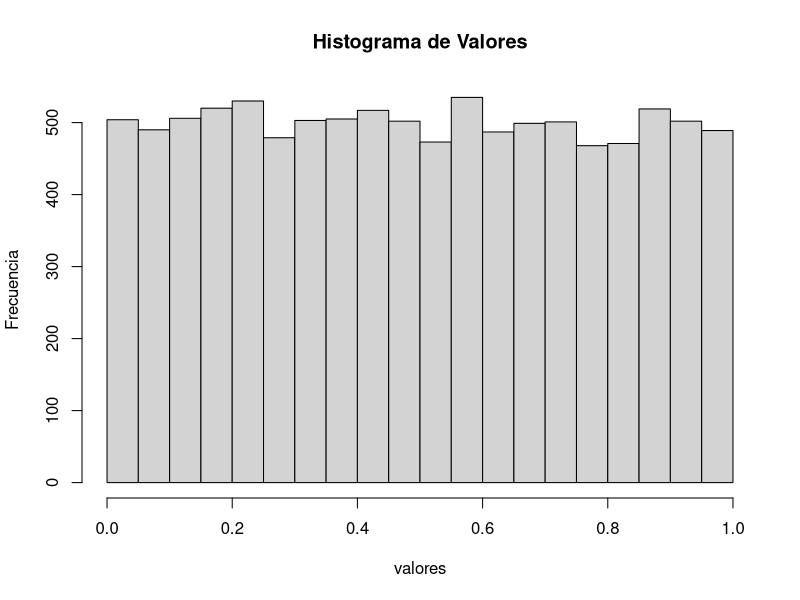

The R script that drew this image:
# Rscript distribucion_uniforme.r

# Genera 10,000 numeros aleatorios
# de una distribución uniforme entre 0 y 1

valores <- runif(10000,0,1)

# Devuelve un resumen con el mínimo, primer cuartil, 
# mediana, promedio, tercer cuartil y máximo.

summary(valores)
# Genera su Histograma

hist( valores, main = "Histograma de Valores",
      ylab = "Frecuencia" )
 
# Oscar Núñez Mori, Jaén, 03-Julio-2024
# Adaptado de:
# Rodríguez, J. L. A. (2019). ¿Qué puede hacer el software 
# R para resolver tus problemas?  Revista Digital Universitaria 
# (RDU). (20) 3 mayo-junio. DOI:
# http://doi.org/10.22201/codeic.16076079e.2019.v20n3.a5



